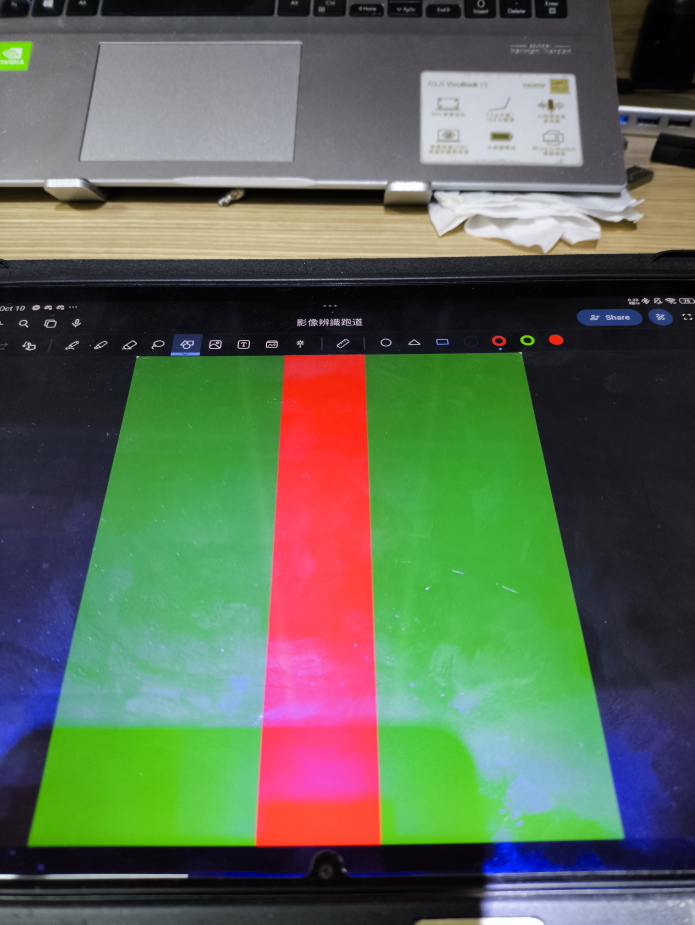
#> input picture road_plan/object_detection/test/test2.jpg, 3472 x 4624 px, given in place of the camera (shown at 1/5 size)
$ python test2.py
#> lines starting #> are read from the running program, lines starting #| are printed output that depends on the picture; after the words box and inside, x2 and y2 are one past the last pixel; in counts of white or black regions, pixels touching at a corner belong together
import cv2
import numpy as np
import time
from line_road import detect

def show_lines(img, show_in_img = False):
    # 2. 將圖像轉換為灰階
    gray = cv2.cvtColor(img, cv2.COLOR_BGR2GRAY)

    # 3. 使用 Canny 邊緣檢測
    edges = cv2.Canny(gray, 50, 80, apertureSize=3)

    # 4. 使用 HoughLinesP 來偵測線條 (概率霍夫變換)
    lines = cv2.HoughLinesP(edges, rho=1, theta=np.pi/180, threshold=115, minLineLength=100, maxLineGap=30)

    if(show_in_img):
        # 5. 繪製偵測到的線條
        if lines is not None:
            for line in lines:
                x1, y1, x2, y2 = line[0]
                cv2.line(img, (x1, y1), (x2, y2), (0, 255, 0), 2)
    return lines

def create_red_mask(image):
    # 3. 將圖像轉換為 HSV 色彩空間
    hsv = cv2.cvtColor(image, cv2.COLOR_BGR2HSV)

    # 4. 從滑桿獲取當前 HSV 閾值
    low_h_1 = 0
    high_h_1 = 27
    low_h_2 = 139
    high_h_2 = 180
    low_s = 100
    high_s = 255
    low_v = 118
    high_v = 255

    # 5. 定義紅色的範圍，根據滑桿的值調整
    lower_red_1 = np.array([low_h_1, low_s, low_v])
    upper_red_1 = np.array([high_h_1, high_s, high_v])
    lower_red_2 = np.array([low_h_2, low_s, low_v])
    upper_red_2 = np.array([high_h_2, high_s, high_v])

    # 6. 創建遮罩，提取出紅色區域
    mask_1 = cv2.inRange(hsv, lower_red_1, upper_red_1)
    mask_2 = cv2.inRange(hsv, lower_red_2, upper_red_2)
    mask = mask_1 + mask_2
    return mask

# 將 video_path 改為外接攝影機，編號為 0 或 1，具體依您的設備而定
video_source = 0  # 使用外接攝影機

# 1. 打開攝影機
cap = cv2.VideoCapture(video_source)
if not cap.isOpened():
    print("Error: 無法打開攝影機")
    exit()

VIDEO_ORIGINAL_VIDEO_NAME = "Original"
VIDEO_PROCESSED_VIDEO_NAME = "Video Processed"

VIDEO_OUT_SIZE_X = 400
VIDEO_OUT_SIZE_Y = 600

cv2.namedWindow(VIDEO_ORIGINAL_VIDEO_NAME, cv2.WINDOW_NORMAL)
cv2.resizeWindow(VIDEO_ORIGINAL_VIDEO_NAME, VIDEO_OUT_SIZE_X, VIDEO_OUT_SIZE_Y)

cv2.namedWindow(VIDEO_PROCESSED_VIDEO_NAME, cv2.WINDOW_NORMAL)
cv2.resizeWindow(VIDEO_PROCESSED_VIDEO_NAME, VIDEO_OUT_SIZE_X, VIDEO_OUT_SIZE_Y)

while True:
    ret, frame = cap.read()
#> frame is the input picture: shape (4624, 3472, 3); mean B, G, R 87.3, 105.8, 93.5
    if not ret:
        break
    frame = cv2.resize(frame, (VIDEO_OUT_SIZE_X, VIDEO_OUT_SIZE_Y))
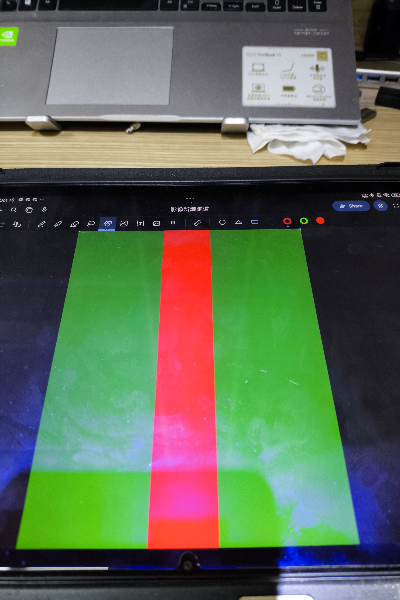
#> frame: shape (600, 400, 3); mean B, G, R 87.2, 105.7, 93.4
    mask = create_red_mask(frame)
#> in create_red_mask, `hsv = cv2.cvtColor(image, cv2.COLOR_BGR2HSV)`: hsv: shape (600, 400, 3); mean H, S, V 92.6, 97.3, 129.3
#> in create_red_mask, `mask_1 = cv2.inRange(hsv, lower_red_1, upper_red_1)`:
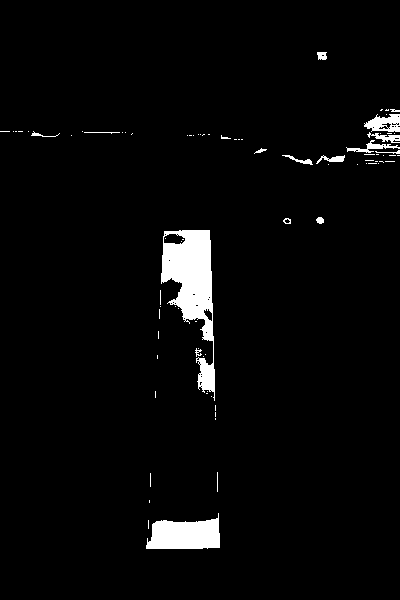
#> mask_1: shape (600, 400); 3.2% white; 82 white regions (65 under 20 px), largest, box (x1, y1, x2, y2) and area: (161, 230, 215, 401) 4239, (146, 513, 220, 549) 1929, (364, 114, 400, 132) 427
#> in create_red_mask, `mask_2 = cv2.inRange(hsv, lower_red_2, upper_red_2)`:
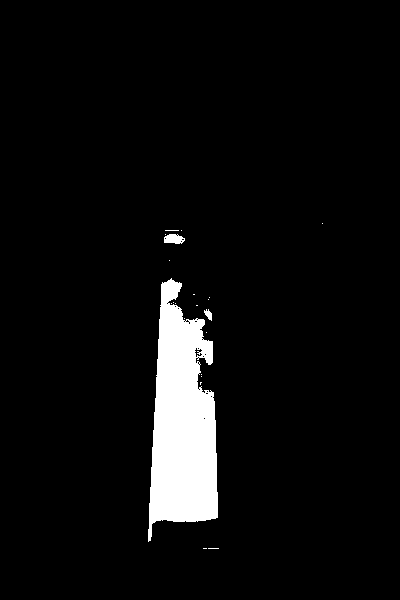
#> mask_2: shape (600, 400); 5.3% white; 22 white regions (19 under 20 px), largest, box (x1, y1, x2, y2) and area: (148, 278, 218, 542) 12419, (164, 234, 185, 244) 159, (204, 309, 212, 321) 55
#> in create_red_mask, `mask = mask_1 + mask_2`:
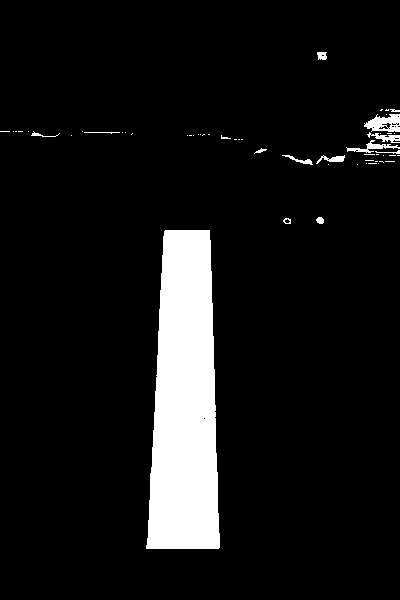
#> mask: shape (600, 400); 8.5% white; 55 white regions (41 under 20 px), largest, box (x1, y1, x2, y2) and area: (146, 230, 220, 549) 18998, (364, 114, 400, 132) 427, (346, 140, 400, 153) 218
    frame_red_out = cv2.bitwise_and(frame, frame, mask=mask)
    show_lines(frame_red_out, True)
#> in show_lines, `gray = cv2.cvtColor(img, cv2.COLOR_BGR2GRAY)`:
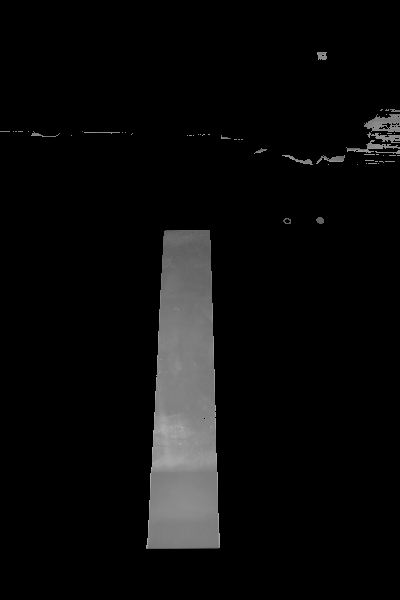
#> gray: shape (600, 400); min 0, max 180, mean 10.9
#> in show_lines, `edges = cv2.Canny(gray, 50, 80, apertureSize=3)`:
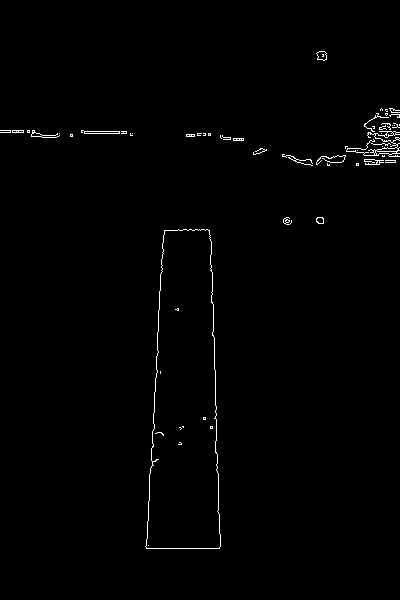
#> edges: shape (600, 400); 0.84% white in thin lines or dots, all inside (x1, y1, x2, y2) = (0, 51, 400, 549)
#> in show_lines, `lines = cv2.HoughLinesP(edges, rho=1, theta=np.pi/180, threshold=115, ..`: lines = [[151, 467, 164, 230], [209, 230, 220, 546]]
#> the loop in show_lines, `for line in lines:` made 2 passes
#> after the loop in show_lines, `for line in lines:`:
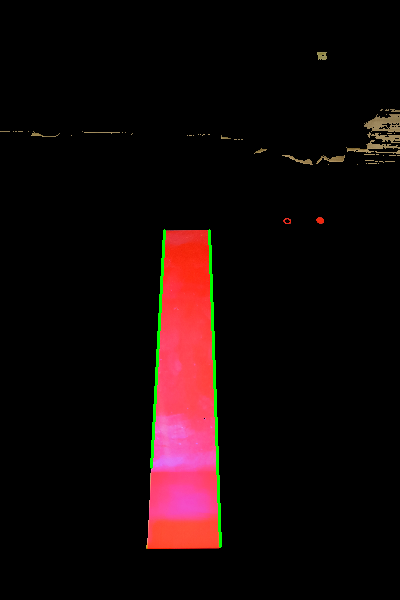
#> img: shape (600, 400, 3); mean B, G, R 8.1, 7.8, 20
    cv2.imshow(VIDEO_ORIGINAL_VIDEO_NAME, frame)
    cv2.imshow(VIDEO_PROCESSED_VIDEO_NAME, frame_red_out)
    if cv2.waitKey(33) & 0xFF == ord('q'):
#> (key q is pressed here)
        break

cv2.waitKey(0)
cv2.destroyAllWindows()

$ run again, on road_plan/object_detection/test/test1.png
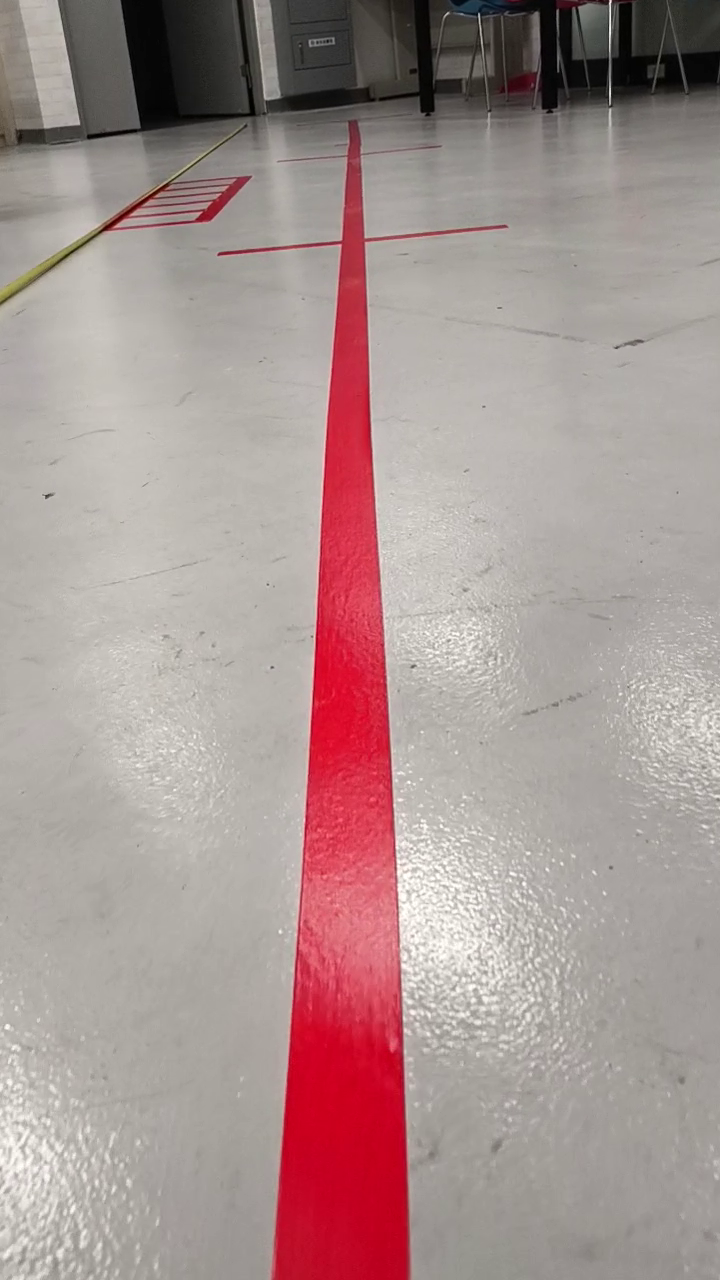
#> input picture road_plan/object_detection/test/test1.png, 720 x 1280 px, given in place of the camera
#> frame is the input picture: shape (1280, 720, 3); mean B, G, R 146.2, 148.1, 168.1
#> frame: shape (600, 400, 3)
#> hsv: shape (600, 400, 3); mean H, S, V 32.5, 34.3, 168.1
#> in create_red_mask, `mask_1 = cv2.inRange(hsv, lower_red_1, upper_red_1)`:
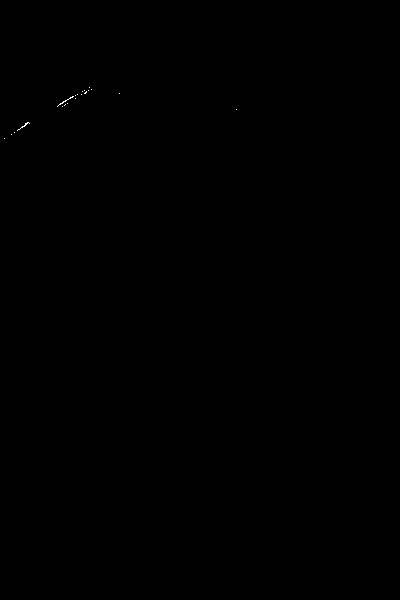
#> mask_1: shape (600, 400); 0.03% white in thin lines or dots, all inside (x1, y1, x2, y2) = (4, 87, 237, 139)
#> mask_2: shape (600, 400); 9.6% white; 12 white regions (9 under 20 px), largest, box (x1, y1, x2, y2) and area: (122, 65, 228, 600) 22706, (102, 83, 138, 105) 184, (213, 106, 281, 112) 77
#> mask: shape (600, 400); 9.6% white; 26 white regions (22 under 20 px), largest, box (x1, y1, x2, y2) and area: (122, 65, 228, 600) 22706, (102, 83, 138, 105) 185, (213, 106, 281, 112) 78, (57, 96, 74, 107) 23
#> edges: shape (600, 400); 1.6% white in thin lines or dots, all inside (x1, y1, x2, y2) = (3, 65, 282, 600)
#> lines = [[214, 369, 221, 488], [212, 279, 228, 583], [157, 538, 184, 160], [199, 65, 212, 319], [163, 468, 190, 93]]
#> the loop in show_lines, `for line in lines:` made 5 passes
#> after the loop in show_lines, `for line in lines:`:
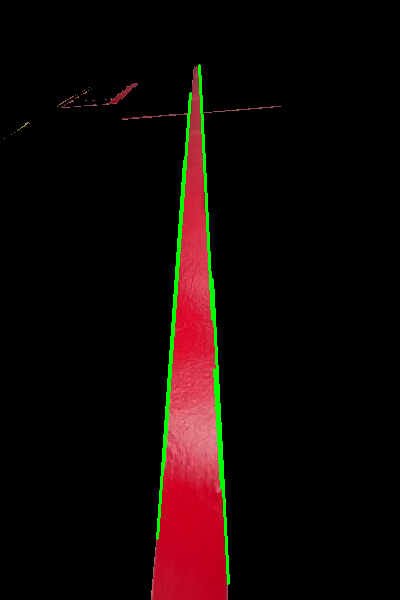
#> img: shape (600, 400, 3); mean B, G, R 5.4, 7.1, 17.9
